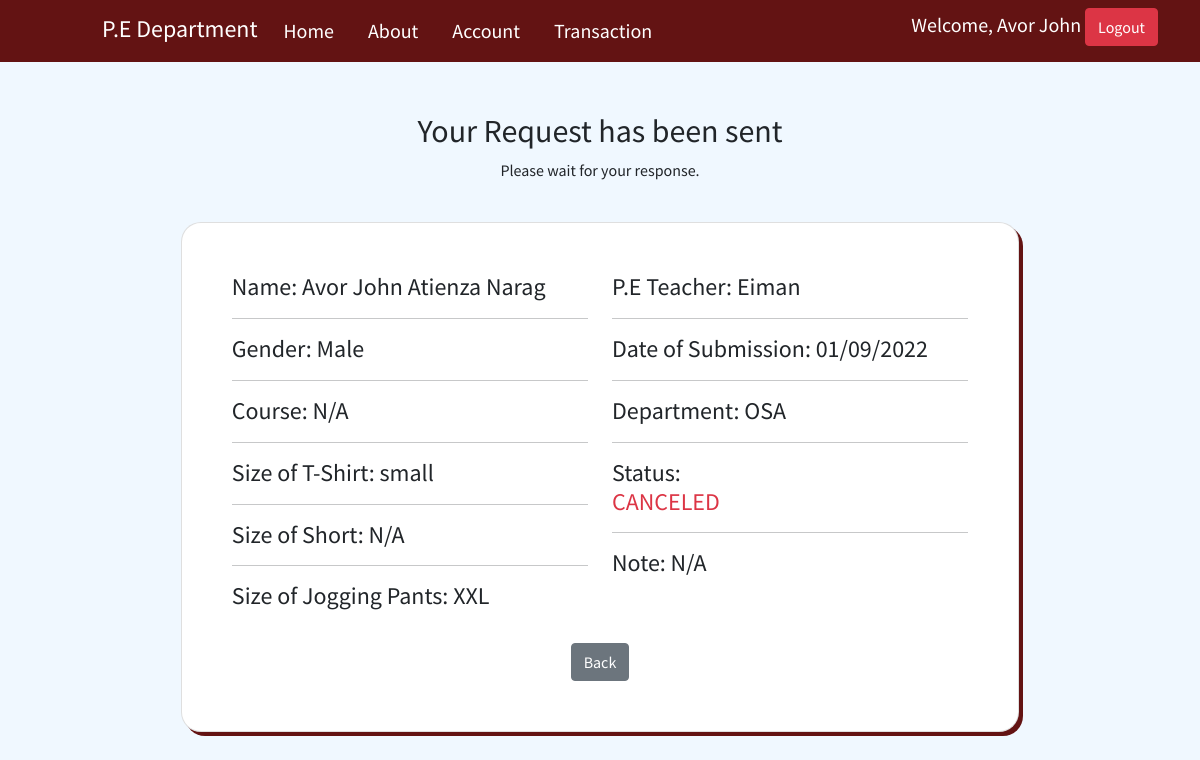
Before: /success_inquire.php (signed in) with the older database file.
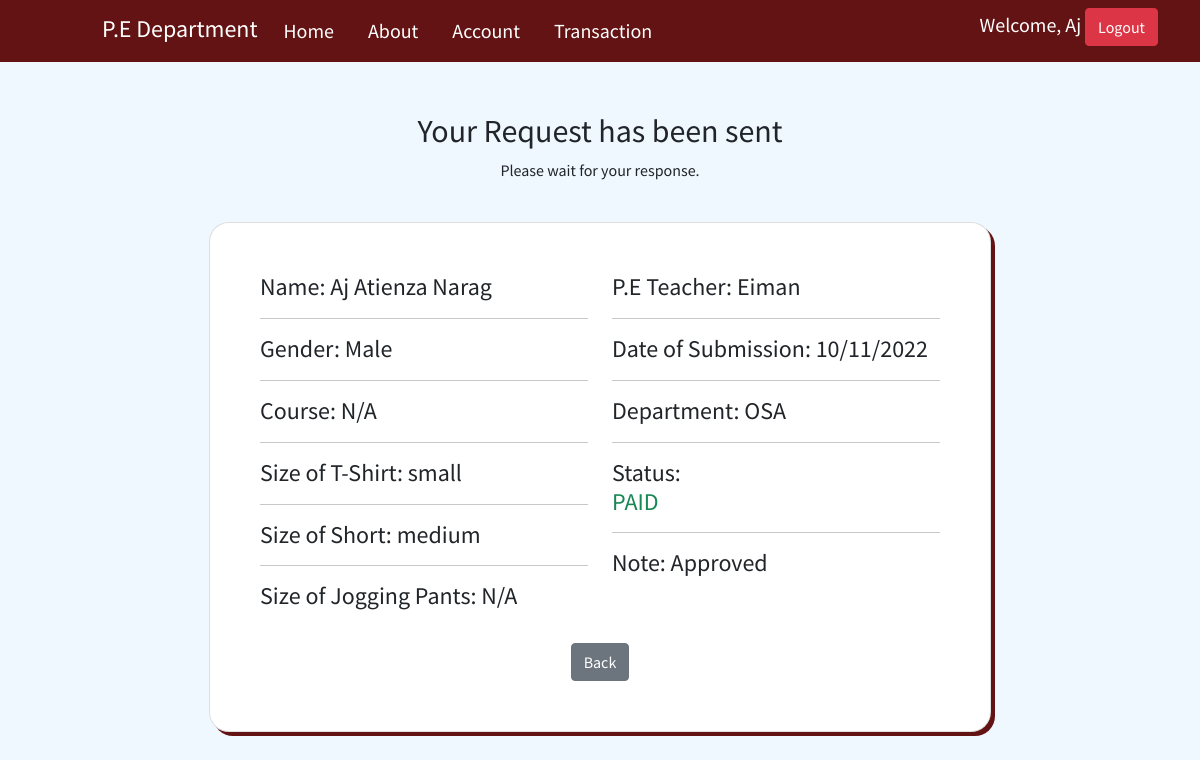
After: the same page with the newer database file.
### tables this page shows
CREATE TABLE `inquire` (
  `id` int(11) NOT NULL,
  `firstname` varchar(100) NOT NULL,
  `middlename` varchar(100) NOT NULL,
  `lastname` varchar(100) NOT NULL,
  `course` varchar(100) NOT NULL,
  `department` varchar(100) NOT NULL,
  `gender` varchar(100) NOT NULL,
  `teacher` varchar(100) NOT NULL,
  `size_t` varchar(100) NOT NULL,
  `size_s` varchar(100) NOT NULL,
  `size_j` varchar(100) NOT NULL,
  `email` varchar(100) NOT NULL,
  `image` text NOT NULL,
  `status` varchar(100) NOT NULL,
  `note` text NOT NULL,
  `date` text NOT NULL,
  `sched_pay` varchar(100) NOT NULL,
  `sched_pickup` varchar(100) NOT NULL
);

### success_inquire.php (the view, shortened to what the changed rows need)
<?php
  include('connection.php');
?>
<!DOCTYPE html>
<html lang="en">
<head>
    <link rel="stylesheet" href="css/bootstrap.min.css">
    <link rel="stylesheet" href="css/style.css">
    <link rel="stylesheet" href="css/profile.css">
    <link href="https://cdn.jsdelivr.net/npm/boxicons@latest/css/boxicons.min.css" rel="stylesheet">
    <link rel="stylesheet" href="https://unpkg.com/aos@next/dist/aos.css" />
    <link href="https://maxcdn.bootstrapcdn.com/font-awesome/4.7.0/css/font-awesome.min.css" rel="stylesheet" />
</head>
<body>
    <nav class="navbar navbar-expand-lg navbar-light nav-bg sticky-top">
        <div class="container">
          <div class="collapse navbar-collapse" id="navbarSupportedContent">
            <div class="d-flex flex-row-reverse bd-highlight">
                <h5 class="title_profile">Welcome,  <?php echo $_SESSION['get_data']['firstname']; ?>
                 <a href="functions.php?logout" type="submit" class="btn btn-danger side" >Logout</a>
                </h5>
            </div>
          </div>
        </div>
      </nav>
        <div class="jumbotron">
            <div class="text-center">
                <h2>Your Request has been sent</h2>
            </div>
            <br>
            <div class="container marg-top d-flex justify-content-center" data-aos="zoom-in" data-aos-duration="1000" data-aos-once="true">
                <div class="card card_custom">
                    <div class="row">
                        <?php
                          $email = $_SESSION['get_data']['email'];
                          $query = "SELECT * FROM inquire WHERE email='$email'";
                          $result = mysqli_query($conn, $query);
                          while ($row = mysqli_fetch_array($result)) {
                        ?>
                        <div class="col">
                            <h4>Name: <?php echo $row['firstname'] ?> <?php echo $row['middlename'] ?> <?php echo $row['lastname'] ?></h4>
                            <hr>
                            <h4>Gender: <?php echo $row['gender'] ?></h4>
                            <hr>
                            <h4>Course: <?php echo $row['course'] ?></h4>
                            <hr>
                            <h4>Size of T-Shirt: <?php echo $row['size_t'] ?></h4>
                            <hr>
                            <h4>Size of Short: <?php echo $row['size_s'] ?></h4>
                            <hr>
                            <h4>Size of Jogging Pants: <?php echo $row['size_j'] ?></h4>
                        </div>
                        <div class="col">
                            <h4>P.E Teacher: <?php echo $row['teacher'] ?></h4>
                            <hr>
                            <h4>Date of Submission: <?php echo $row['date'] ?></h4>
                            <hr>
                            <h4>Department: <?php echo $row['department'] ?></h4>
                            <hr>
                            <h4>Status: <?php
                                if ($row['status'] == 'PENDING'){
                                  echo'
                                  <p class="text-warning">PENDING</p>
                                  ';
                              }elseif ($row['status'] == 'UNPAID'){
                                  echo'
                                  <p class="text-warning">UNPAID</p>
                                  ';
                              }elseif ($row['status'] == 'PAID'){
                                  echo'
                                  <p class="text-success">PAID</p>
                                  ';
                              }elseif ($row['status'] == 'PICKUP'){
                                  echo'
                                  <p class="text-success">PICKUP</p>
                                  ';
                              }elseif ($row['status'] == 'DECLINED'){
                                  echo'
                                  <p class="text-danger">DECLINED</p>
                                  ';
                              }elseif ($row['status'] == 'CANCELED'){
                                  echo'
                                  <p class="text-danger">CANCELED</p>
                                  ';
                              }elseif ($row['status'] == 'RECEIVED'){
                                  echo'
                                  <p class="text-primary">RECEIVED</p>
                                  ';
                              }
                             ?></h4>
                             <hr>
                             <h4>Note: <?php echo $row['note'] ?></h4>
                        </div>
                        <div class="text-center">
                          <br>
                            <a class="btn btn-secondary" href="home.php">Back</a>
                        </div>
                        <?php
                        }?>
                    </div>
                </div>
            </div>
        </div>
</body>
</html>

Changed rows visible on the page:
removed inquire: firstname "Avor John", middlename "Atienza", lastname "Narag", gender "Male", course "N/A", size_t "small", size_s "N/A", size_j "XXL", teacher "Eiman", date "01/09/2022", department "OSA", status "CANCELED", note "N/A"
added inquire: firstname "Aj", middlename "Atienza", lastname "Narag", gender "Male", course "N/A", size_t "small", size_s "medium", size_j "N/A", teacher "Eiman", date "10/11/2022", department "OSA", status "PAID", note "Approved"
Other visible differences:
$_SESSION['get_data']['firstname']: "Avor John" → "Aj"
